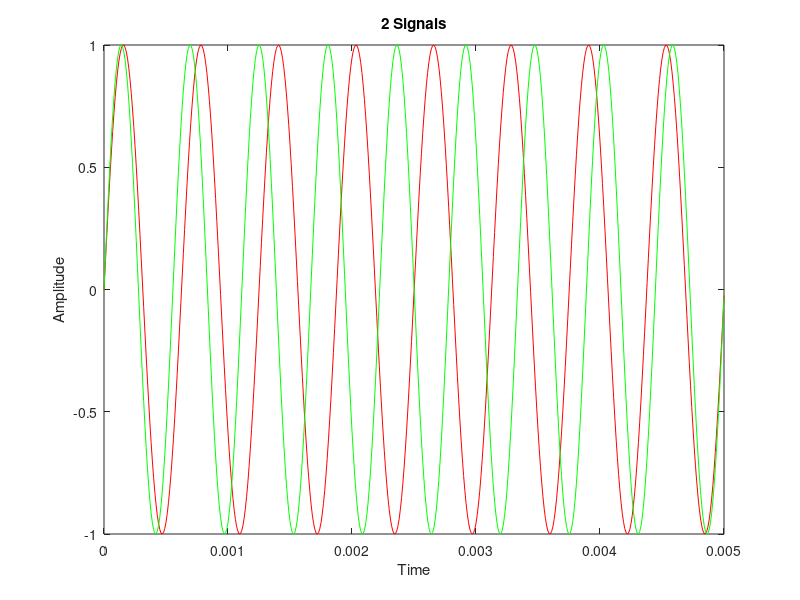

This figure's MATLAB source:
clear all; close all;
pi = 3.14;
N = 1/200;
A = 1;

#s1
s1 = 0:0.00001:N;
freq1 = 1600;
sin1 = A*sin(2*pi*freq1*s1);

#s2
freq1 = 1800;
sin2 = A*sin(2*pi*freq1*s1);

#plot
plot(s1, sin1, 'r');
hold on
plot(s1, sin2, 'g');
title("2 Signals")
xlabel ("Time");
ylabel ("Amplitude");
